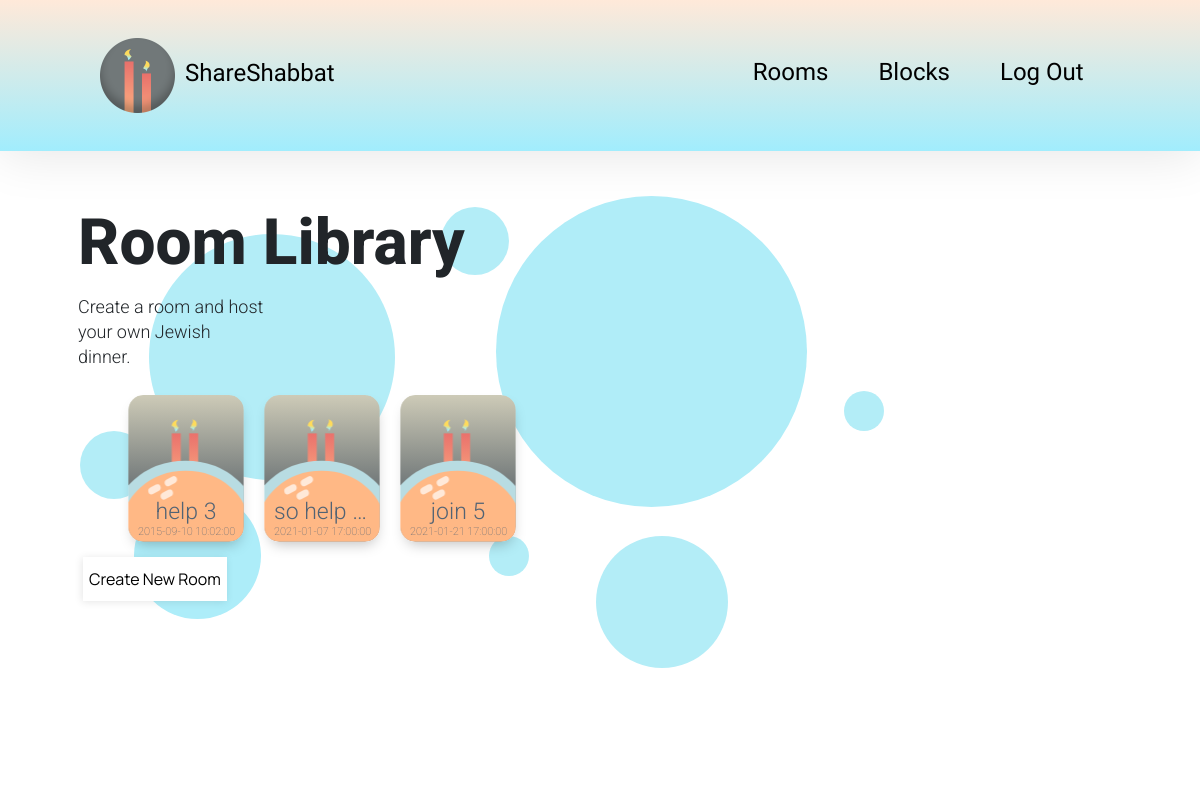
Page /room-library (signed in) on the committed database.
### application.py (models this page shows)
class Room(db.Model):
    __tablename__ = 'room'
    user_id = db.Column(db.Integer, db.ForeignKey("users.id"), nullable=False)
    id = db.Column(db.Integer, primary_key=True)
    room_code = db.Column(db.Integer, unique=True)
    room_name = db.Column(db.String(30))
    room_time = db.Column(db.DateTime)

### application.py (the view, shortened to what this page needs)
@app.route('/room-library', methods=["GET", "POST"])
@login_required
def roomLibrary():
    if request.method == "GET":
        user_rooms = Room.query.filter_by(user_id=current_user.get_id()).all()
        return render_template("room-library.html", user_rooms = user_rooms, len = len)

### application.py (called while the page is built)
@login.user_loader
def load_user(id):
    return User.query.get(int(id))

### templates/room-library.html (shortened to what this page needs)
{% extends "layout.html" %}
{% block background %}
<div class='bg bg-room'>
{% endblock %}
{% block content %}
    <div class="input-container">
        <h1>Room Library</h1>
        <p>Create a room and host your own Jewish dinner.</p>
    </div>
    <div>
        <ul class='list' id='preset'>
            {% for room in user_rooms %}
            <li>
                <div room-value='{{ room.id }}' class="room_selected shabbat" data-toggle="modal" data-target="#modalPreview">
                    <h2 class="shabbat_header">{{ room.room_name}} {{ room.id }}</h2>
                    <p class="date">{{ room.room_time }}</p>
                </div>
            </li>
            {% endfor %}
        </ul>
    </div>
    <div id="room_create_new">
        <button id='create-btn' class='button-page' data-toggle="modal" data-target="#modalCreate">Create New Room</button>
    </div>
</div>
<link rel="stylesheet" href="https://cdn.jsdelivr.net/npm/flatpickr/dist/flatpickr.min.css">
{% endblock %}

### static/style.css (style rules this page uses)
* { box-sizing: border-box; margin: 0; }
body { font-family: "NanumGothic", "Manrope", "Helvetica"; }
.input-container { height: max-content; }
.input-container h1 { font-family: Roboto; font-style: normal; font-weight: 800; font-size: 64px; line-height: 87px; }
.input-container p { width: 187px; top: 120px; font-family: Roboto; font-style: normal; font-weight: 300; font-size: 18px; line-height: 25px; }
.shabbat { background: url('images/room_icon.svg') no-repeat; width: 116px; height: 147px; box-shadow: 1px 7px 14px -5px rgba(0, 0, 0, 0.25); border-radius: 15px; background-size: 127%; background-position: top; color: #526374; transition: transform 0.5s; }
.shabbat_header { font-family: Roboto; font-style: normal; font-weight: 300; font-size: 23px; line-height: 33px; padding: 0 10px; text-align: center; position: relative; overflow: hidden; white-space: nowrap; text-overflow: ellipsis; top: 100px; }
.date { font-family: Roboto; font-style: normal; font-weight: 100; font-size: 11px; line-height: 15px; position: relative; top: 88px; left:10px; }
ul { list-style: none; }
.list li { padding: 10px; float: left; }
#room_create_new { clear: both; }
.bg { background-repeat: no-repeat; background-position: 10vh 25% !important; height: 650px; }
.bg-room { background: url('images/room_lib.svg') no-repeat; }
.button-page { border-style: none; margin: 5px; min-width: 100px; height: 44px; background: #FFFFFF; box-shadow: -1px 1px 8px rgba(0, 0, 0, 0.1); display: inline; justify-content: center; transition: transform 0.5s; }

### rows in the picture
Room: room_name "help", id "3", room_time "2015-09-10 10:02:00"
Room: room_name "so help…", room_time "2021-01-07 17:00:00"
Room: room_name "join", id "5", room_time "2021-01-21 17:00:00"
